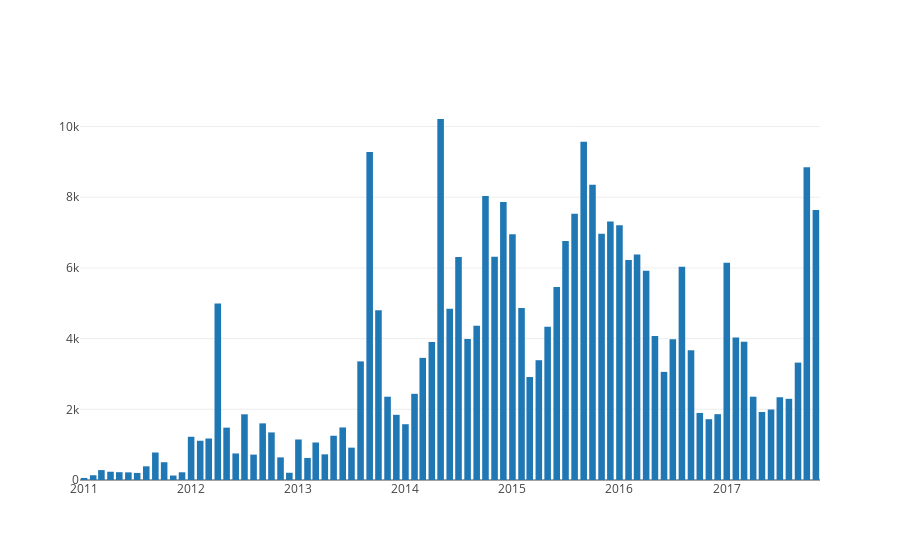

Notebook code cell kept with this figure:
### Code cell
query_comments_by_month = (
    'SELECT year(created_time) year, month(created_time) month, count(*) count '
    'FROM comment '
    'WHERE page NOT IN (11, 12, 13, 20) AND year(created_time)>=2011 '
    'GROUP BY year(created_time), month(created_time)'
)
rows_comments_by_month = execute_query(query_comments_by_month)
plot_bar_chart(rows_comments_by_month)

### Figure 1 — Plotly figure (JSON) as saved in the notebook; plotly's stock layout.template omitted (floating-point values rounded to 4 significant figures)
{"data": [{"type": "bar", "x": ["2011-1", "2011-2", "2011-3", "2011-4", "2011-5", "2011-6", "2011-7", "2011-8", "2011-9", "2011-10", "2011-11", "2011-12", "2012-1", "2012-2", "2012-3", "2012-4", "2012-5", "2012-6", "2012-7", "2012-8", "2012-9", "2012-10", "2012-11", "2012-12", "2013-1", "2013-2", "2013-3", "2013-4", "2013-5", "2013-6", "2013-7", "2013-8", "2013-9", "2013-10", "2013-11", "2013-12", "2014-1", "2014-2", "2014-3", "2014-4", "2014-5", "2014-6", "2014-7", "2014-8", "2014-9", "2014-10", "2014-11", "2014-12", "2015-1", "2015-2", "2015-3", "2015-4", "2015-5", "2015-6", "2015-7", "2015-8", "2015-9", "2015-10", "2015-11", "2015-12", "2016-1", "2016-2", "2016-3", "2016-4", "2016-5", "2016-6", "2016-7", "2016-8", "2016-9", "2016-10", "2016-11", "2016-12", "2017-1", "2017-2", "2017-3", "2017-4", "2017-5", "2017-6", "2017-7", "2017-8", "2017-9", "2017-10", "2017-11"], "y": [58, 134, 280, 234, 221, 216, 200, 387, 778, 503, 126, 218, 1223, 1110, 1174, 4991, 1481, 751, 1859, 718, 1602, 1346, 640, 205, 1146, 624, 1061, 726, 1252, 1487, 915, 3356, 9282, 4804, 2356, 1844, 1578, 2438, 3455, 3906, 10213, 4846, 6310, 3990, 4365, 8037, 6316, 7864, 6956, 4868, 2913, 3389, 4339, 5461, 6762, 7535, 9572, 8354, 6968, 7312, 7204, 6221, 6379, 5921, 4071, 3059, 3985, 6035, 3672, 1897, 1720, 1862, 6143, 4028, 3911, 2357, 1924, 1994, 2341, 2297, 3321, 8849, 7641]}], "layout": {}}
